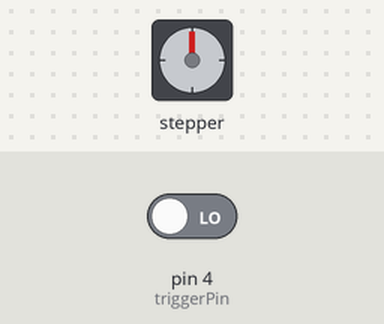
A sketch run on a simulated Arduino Uno, built with avr-gcc and run on an emulated ATmega328P. Parts: stepper motor. Wiring (inferred from the names in the program): stepper motor driver (200 steps per turn assumed): step pin 5; direction pin 2; enable pin 8. The test bench sets the inputs (shaded band); at power-on: pin 4 (triggerPin) LOW.

Above: at 1.2 s.
1.3 s: pin 4 (triggerPin) driven HIGH
At 3.4 s:
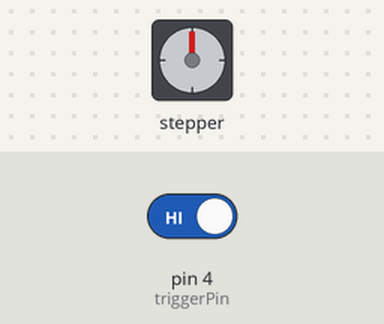
4.2 s: pin 4 (triggerPin) driven LOW
At 4.8 s:
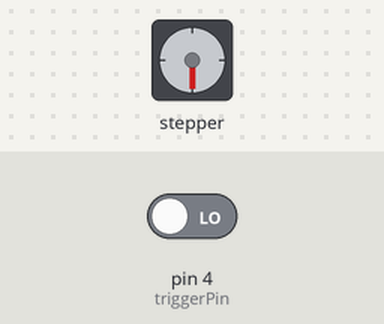
Timing chart, 0 to 9.3 s (numbered marks = the images above; inputs shaded):
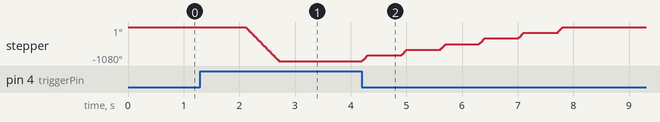

Measured:
- after the input at 1.3 s, stepper: turns 1080° counter-clockwise in 0.61 s, starting after 0.80 s
- after the input at 4.2 s, stepper: turns 180° clockwise in 0.10 s, repeating every 0.70 s

The sketch:

socialGateAssembly.ino
```cpp
// defines pins numbers

const int triggerPin = 4;   // the number of the trigger pin

const int stepPin = 5;

const int dirPin = 2;

const int enPin = 8;

int catch1 = 0;

int catch2 = 0;

int catch3 = 0;

int catch4 = 0;

int totalsignal = 0;

int triggerState = 0;     // variable for reading the TTL status

void setup() {


  // Sets the two pins as Outputs

  pinMode(stepPin,OUTPUT);

  pinMode(dirPin,OUTPUT);

  pinMode(enPin,OUTPUT);

  digitalWrite(enPin,LOW);


}

void loop() {

  triggerState = digitalRead(triggerPin);

  if (triggerState == HIGH) {

  delay(200);

  catch1 = digitalRead(triggerPin);

  delay(200);

  catch2 = digitalRead(triggerPin);

  delay(200);

  catch3 = digitalRead(triggerPin);

  delay(200);

  catch4 = digitalRead(triggerPin);

  totalsignal = catch1 + catch2 + catch3 + catch4;

  if (totalsignal > 0) {

  digitalWrite(dirPin,LOW); // Enables the motor to move in a particular direction

  // Makes 200 pulses for making one full cycle rotation

  for(int x = 0; x < 600; x++) {

    digitalWrite(stepPin,HIGH);

    delayMicroseconds(500);

    digitalWrite(stepPin,LOW);

    delayMicroseconds(500);

  }
delay(1000);

  while (1+1 == 2) {
    triggerState = digitalRead(triggerPin);
    if (triggerState == LOW) {
      break;
    }
  }
//  digitalWrite(dirPin,HIGH); // Enables the motor to move in a particular direction
//
//  // Makes 200 pulses for making one full cycle rotation
//
//  for(int x = 0; x < 600; x++) {
//
//    digitalWrite(stepPin,HIGH);
//
//    delayMicroseconds(500);
//
//    digitalWrite(stepPin,LOW);
//
//    delayMicroseconds(500);
//  }
//  // End of right loop
//  }

  digitalWrite(dirPin,HIGH); //Changes the rotations direction

  // Makes 400 pulses for making two full cycle rotation

  for(int x = 0; x < 6; x++) {
    for(int x = 0; x < 100; x++) {
      digitalWrite(stepPin,HIGH);

      delayMicroseconds(500);

      digitalWrite(stepPin,LOW);

      delayMicroseconds(500);

  }
    delay(600);
  }

  delay(3000);

  }


  else {
    digitalWrite(dirPin,HIGH); // Enables the motor to move in a particular direction

  // Makes 200 pulses for making one full cycle rotation

  for(int x = 0; x < 600; x++) {

    digitalWrite(stepPin,HIGH);

    delayMicroseconds(500);

    digitalWrite(stepPin,LOW);

    delayMicroseconds(500);
  }
delay(1000);

  while (1+1 == 2) {
    triggerState = digitalRead(triggerPin);
    if (triggerState == LOW) {
      break;
    }
  }
//  digitalWrite(dirPin,LOW); // Enables the motor to move in a particular direction
  digitalWrite(dirPin,LOW); //Changes the rotations direction

  // Makes 400 pulses for making two full cycle rotation

  for(int x = 0; x < 6; x++) {
    for(int x = 0; x < 100; x++) {
      digitalWrite(stepPin,HIGH);

      delayMicroseconds(500);

      digitalWrite(stepPin,LOW);

      delayMicroseconds(500);

  }
    delay(600);
  }

  delay(3000);

  }


//  // Makes 200 pulses for making one full cycle rotation
//
//  for(int x = 0; x < 600; x++) {
//
//    digitalWrite(stepPin,HIGH);
//
//    delayMicroseconds(500);
//
//    digitalWrite(stepPin,LOW);
//
//    delayMicroseconds(500);
//  }
//  // End of left loop
//  }
}
}
```
